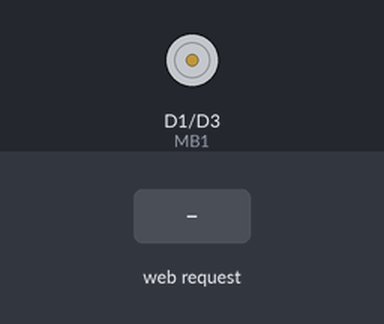
This sketch was run on a simulated ESP8266 (NodeMCU). Parts: motor-driver pin pairs drawn as motors (green arrow = first pin HIGH = forward, orange = second pin HIGH = backward, longer = more drive). Inputs (shaded band) come from the test bench. WiFi joins after 1.5 s; servers stay silent unless stated; what the sketch prints to the serial monitor is not drawn.

Above: at 2.9 s.
3.0 s: HTTP request GET /opened received
At 3.8 s:
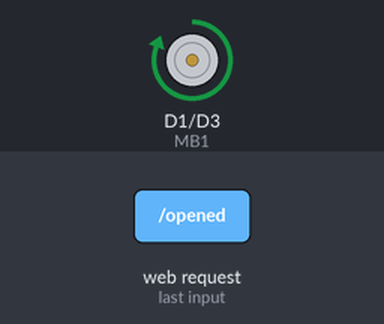
5.5 s: HTTP request GET /closed received
At 5.9 s:
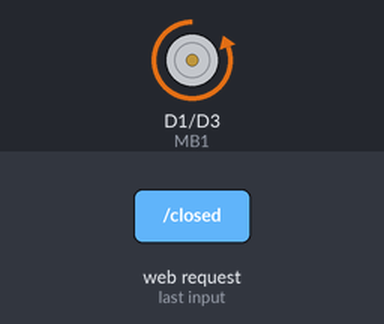
Timing chart, 0 to 8.5 s (numbered marks = the images above; inputs shaded):
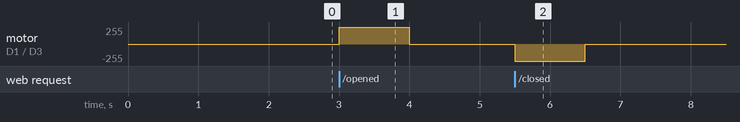

The sketch:

code.ino
```cpp
#include <ESP8266WiFi.h>
#include <WiFiClient.h>
#include <ESP8266WebServer.h>
#include <ESP8266mDNS.h>

const char* ssid = "Sliding Gate";
const char* password = "Admin12345";
ESP8266WebServer server(80);

String webPage = "";
String door_state = "close";
int MB1 = D1;
int MB2 = D3;

void setup() {
  pinMode(MB1, OUTPUT);
  pinMode(MB2, OUTPUT);
  digitalWrite(MB1, LOW);
  digitalWrite(MB2, LOW);
  webPage += "<h1><center>Web Controlled Garage Door</center></h1>";
  webPage += "<a href='/opened'><button>Opened</button></a>";
  webPage += "<a href='/closed'><button>Closed</button></a></center>";

  delay(200);
  Serial.begin(115200);
  WiFi.begin(ssid, password);
  Serial.println("");

  while (WiFi.status() != WL_CONNECTED){
    delay(500);
    Serial.print(".");
  }

  Serial.println("");
  Serial.print("Connected to ");
  Serial.println(ssid);
  Serial.print("IP address: ");
  Serial.println(WiFi.localIP());

  if (MDNS.begin("esp8266", WiFi.localIP()))  {
    Serial.println("MDNS responder started");
  }
  server.on("/", []() {
    server.send(200, "text/html", webPage);
  });
  server.on("/opened", []() {
    server.send(200, "text/html", webPage);
    opened();
  });
  server.on("/closed", []() {
    server.send(200, "text/html", webPage);
    closed();
  });
  server.begin();
  Serial.println("HTTP server started");
}

void loop() {
  server.handleClient();
}

void refreshpage() {
  webPage = "";
  webPage += "<html><head><style>";
  webPage += "body { font-family: Arial, sans-serif; background-color: #f0f0f5; margin: 0; padding: 0; text-align: center; }";
  webPage += "h1 { color: #333; margin-top: 20px; font-size: 2.5em; }";
  webPage += "button { background-color: #4CAF50; color: white; padding: 15px 32px; font-size: 1.2em; margin: 10px; border: none; border-radius: 5px; cursor: pointer; box-shadow: 0 4px #999; transition: background-color 0.3s ease; }";
  webPage += "button:hover { background-color: #45a049; }";
  webPage += "button:active { background-color: #3e8e41; box-shadow: 0 2px #666; transform: translateY(4px); }";
  webPage += ".door-status { font-size: 1.5em; margin: 20px; color: #555; }";
  webPage += ".container { margin: 0 auto; padding: 20px; width: 80%; max-width: 500px; background-color: #fff; border-radius: 10px; box-shadow: 0 4px 8px rgba(0,0,0,0.1); }";
  webPage += "</style>";

  // Tambahan JavaScript
  webPage += "<script>";
  webPage += "function updateDoorState() {";
  webPage += "  fetch('/door_state').then(response => response.text()).then(state => {";
  webPage += "    document.getElementById('doorStatus').innerText = 'Current door state: ' + state;";
  webPage += "  });";
  webPage += "}";
  webPage += "setInterval(updateDoorState, 3000);"; // Memperbarui status pintu setiap 3 detik
  webPage += "</script>";

  webPage += "</head><body>";
  webPage += "<div class='container'>";
  webPage += "<h1>Smart Garage Door Control</h1>";
  webPage += "<button onclick=\"location.href='/opened'\">Open</button>";
  webPage += "<button onclick=\"location.href='/closed'\">Close</button>";
  webPage += "<div id='doorStatus' class='door-status'>Current door state: " + door_state + "</div>";
  webPage += "</div></body></html>";
}

void opened() {
    digitalWrite(MB1, HIGH);
    digitalWrite(MB2, LOW);
    delay(1000);
    digitalWrite(MB1, LOW);
    digitalWrite(MB2, LOW);
    door_state = "open";  // Update status pintu
    refreshpage();
}

void closed() {
    digitalWrite(MB1, LOW);
    digitalWrite(MB2, HIGH);
    delay(1000);
    digitalWrite(MB1, LOW);
    digitalWrite(MB2, LOW);
    door_state = "close";  // Update status pintu
    refreshpage();
}
```

Measured:
- after the input at 3.0 s, motor on D1 (MB1) / D3 (MB2): stopped → forward 255/255 at once, → stopped 1.0 s later
- after the input at 5.5 s, motor on D1 (MB1) / D3 (MB2): stopped → backward 255/255 at once, → stopped 1.0 s later
